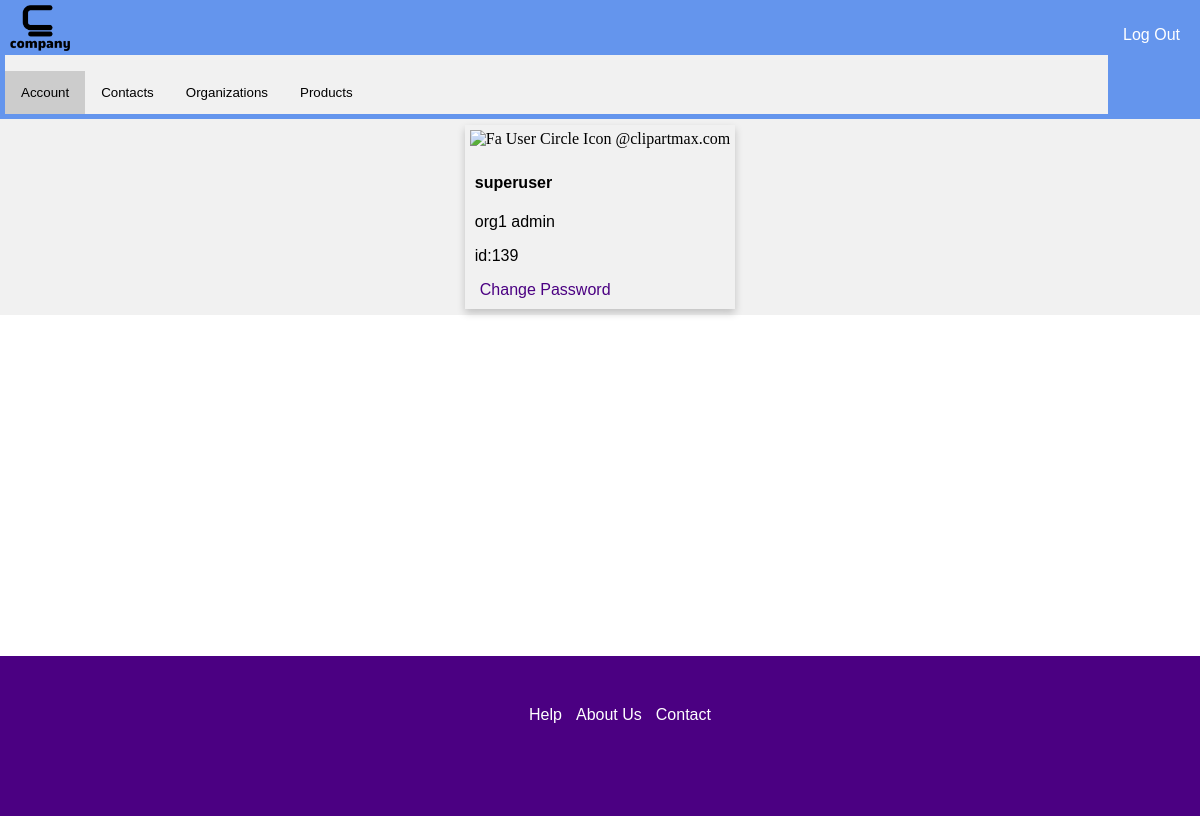
The page / (signed in) on the database as committed earlier.
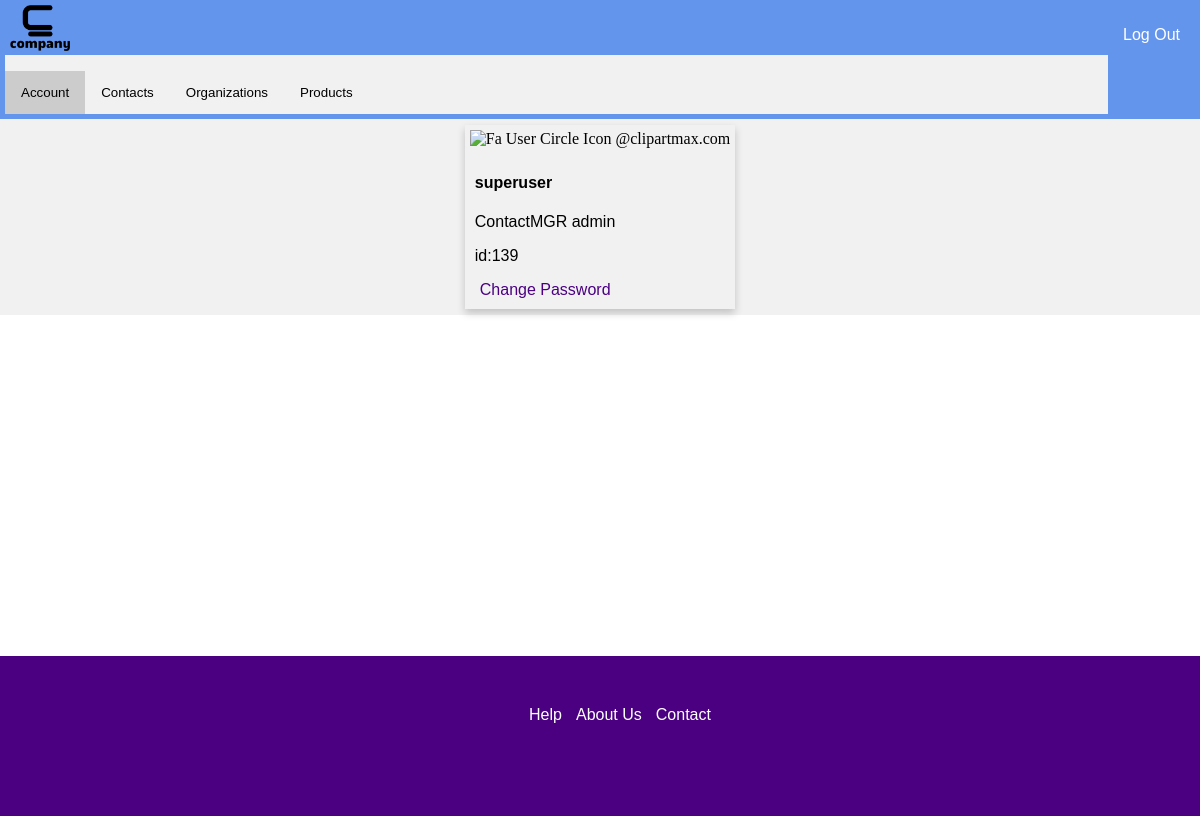
The same page on the database as committed later.
### manage_contacts/models.py (models this page shows, shortened)
class Contact(models.Model):
    creation_date = models.DateTimeField("Date Created", null=True)
    ROLE_CHOICES = [('admin', 'admin'), ('user', 'user')]
    role = models.CharField(max_length=50, choices=ROLE_CHOICES, null=True)
    STATUS_CHOICES = [('active', 'active'), ('removed', 'removed')]
    status = models.CharField(max_length=50, choices=STATUS_CHOICES, null=True)
    organization = models.ForeignKey(Organization, on_delete=models.CASCADE, null=True)
    user = models.OneToOneField(User, unique=True, on_delete=models.CASCADE, null=True)

class Organization(models.Model):
    ORG_TYPE_CHOICES = [('customer', 'customer'), ('customer', 'partner')]
    org_type = models.CharField(max_length=50, choices=ORG_TYPE_CHOICES, null=True)
    org_name = models.CharField(max_length=50, unique=True)
    domain = models.CharField(max_length=50)
    def __str__(self):
        return self.org_name

### manage_contacts/views.py (the view, shortened to what this page needs)
# urls.py: path('', include('manage_contacts.urls')),
@login_required
def manage_contacts(request):
    SUPER_ORG_ID = get_superorg_id(SUPER_ORG)
    current_user = request.user
    user_id = current_user.id
    contact_data = Contact.objects.filter(user=user_id).get()
    org_data = Organization.objects.all()
    org_choices = []
    for organization in org_data:
        org_choices.append(organization.org_name)
    product_data = Product.objects.all()
    product_choices = []
    for product in product_data:
        product_choices.append((product.product_name, product.product_name))
    contact_header = get_contact_header()
    contact_choice_list = get_choice_list(contact_header)
    contact_form = ContactCreationForm(request.POST or None)
    contact_form.order_fields(["contact_role", "contact_status"])
    contact_search_form = SearchChoiceForm(auto_id='contact_search_form_%s', choice_list=contact_choice_list)
    org_header = get_org_header()
    org_choice_list = get_choice_list(org_header)
    org_form = OrgCreationForm(request.POST or None)
    org_search_form = SearchChoiceForm(auto_id='org_search_form_%s', choice_list=org_choice_list)
    product_header = get_product_header()
    product_choice_list = get_choice_list(product_header)
    product_form = ProductCreationForm(request.POST or None)
    product_search_form = SearchChoiceForm(auto_id='product_search_form_%s', choice_list=product_choice_list)
    context = {'contact_data':contact_data,
               'contact_search_form':contact_search_form,
               'contact_form':contact_form,
               'org_search_form':org_search_form,
               'org_form':org_form,
               'product_search_form':product_search_form,
               'product_form':product_form,
               'org_choices':org_choices,
               'super_org':SUPER_ORG
            }
    return render(request, "manage_contacts/manage-contacts.html", context)

### manage_contacts/services.py (called while the page is built)
def get_superorg_id(super_orgname):
    try:
        super_org = Organization.objects.filter(org_name=super_orgname).get()
        super_id = super_org.id
        return super_id
    except:
        return None

def get_choice_list(model_header):
    choice_list = []
    except_list = ["edit_button"]
    for key in model_header:
        if key not in except_list:
            choice_list.append((key, model_header[key]))
    return choice_list

def get_contact_header():
    contact_header = {'username':'User',
                      'first_name':'First Name',
                      'last_name':'Last Name',
                      'email':'Email',
                      'role':'Role',
                      'status':'Status',
                      'org_name':'Organization',
                    }
    return contact_header

def get_org_header():
    org_header = {"org_type":"Type",
                  "org_name":"Name",
                  "domain":"Domain",
                }
    return org_header

def get_product_header():
    product_header = {'product_name':'Product',
                      'product_version':'Version',
                      'org_name':'Organization'
                    }
    return product_header

### manage_contacts/templates/manage_contacts/manage-contacts.html (shortened to what this page needs)
{% extends "base.html" %}
{% block head %}
{% load static %}
<link rel="stylesheet" type="text/css" href="{% static 'manage_contacts/css/style.css' %}">
{% endblock head %}
{% block header %}
<ul class="nav-row">
  <li><a href="{% url 'logout' %}">Log Out</a></li>
</ul>
<div class="tab">
  <p>
    <button class="js-tablinks" id="js-default-open" onclick="changePage(event, 'account-tab')">Account</button>
    <button class="js-tablinks" onclick="changePage(event, 'contacts-tab')">Contacts</button>
    <button class="js-tablinks" onclick="changePage(event, 'orgs-tab')">Organizations</button>
    <button class="js-tablinks" onclick="changePage(event, 'products-tab')">Products</button>
  </p>
</div>
{% endblock header %}
{% block main %}
<div id="account-tab" class="js-tabcontent">
    <div class="card">
      <img src="https://www.w3schools.com/howto/img_avatar.png" alt="Fa User Circle Icon @clipartmax.com">
      <div class="account-info">
        <h4><b>{{ contact_data.user.username }}</b></h4>
        <p>{{ contact_data.organization }} {{ contact_data.role }}</p>
        <p>id:{{ contact_data.user.id }}</p>
        <a href="{% url 'password_change' %}">Change Password</a>
      </div>
    </div>
</div>
{% endblock main %}

### templates/base.html (shortened to what this page needs)
<!DOCTYPE html>
<html>
  <head>
    {% load static %}
    <link rel="stylesheet" type="text/css" href="{% static '/css/contactmgr/style.css' %}">
    {% block head %}{% endblock head %}
  </head>
  <body>
    <div class="foot-wrap">
      <header>
        <img src="{% static 'images/contactmgr/logo-generic.png' %}" class="org-logo" alt="Generic logo"/>
        {% block header %}{% endblock header %}
      </header>
        {% block logincheck %}
        {% if user.is_authenticated %}
        <main class="main">
        {% block main %}{% endblock main %}
        </main>
        {% else %}
          <div class="fit-content center-text center-block">
          <p>You are not logged in.</p>
          <a href="{% url 'login' %}">Log In</a>
          </div>
        {% endif %}
        {% endblock logincheck %}
    </div>
    <footer>
     {% block footer %}
        <ul>
          <li><a href="">Help</a></li>
          <li><a href="">About Us</a></li>
          <li><a href="">Contact</a></li>
        </ul>
    {% endblock footer %}
    </footer>
  </body>
</html>

### static/css/contactmgr/style.css (style rules this page uses)
html, body { min-height: 100%; overflow-x: hidden; margin:0; }
main { margin-bottom: 50px; }
a { color: indigo; font-family: Arial, Helvetica, sans-serif; text-decoration: none; margin:5px; padding:0px; }
header { padding: 5px; height: fit-content; background-color: cornflowerblue; }
.org-logo { display: inline; width: 5%; margin-left: 5px; margin-right: auto; }
.nav-row { padding: 5px; display: inline; float: right; list-style-type: none; width: fit-content; }
.nav-row a { text-decoration: none; background-color: cornflowerblue; color: white; font-family: Arial, Helvetica, sans-serif; cursor: pointer; }
.nav-row li { display: inline; margin:5px; }
.foot-wrap { min-height: 80vh; }
footer { background-color: indigo; width: 100%; height: 20vh; text-align: center; }
footer ul { padding-top: 50px; }
footer li { display: inline; }
footer a { color: white; font-family: Arial, Helvetica, sans-serif; text-decoration: none; margin:5px; padding:0px; }
.tab { overflow: hidden; background-color: #f1f1f1; }
.tab button { background-color: inherit; float: left; border: none; outline: none; cursor: pointer; padding: 14px 16px; transition: 0.3s; }
.tab button.active { background-color: #ccc; }
.js-tabcontent { display: none; padding: 6px 12px; border-top: none; background-color: #f1f1f1; }
.card { box-shadow: 0 4px 8px 0 rgba(0,0,0,0.2); transition: 0.3s; width: fit-content; margin-left: auto; margin-right: auto; padding: 5px; }
.account-info { font-family: Arial, Helvetica, sans-serif; width:fit-content; padding: 5px; }
.account-info a { text-decoration: none; color: indigo; }

Rows that differ between the two databases and show on the page:
changed Contact "admin": organization "org1" → "ContactMGR"
